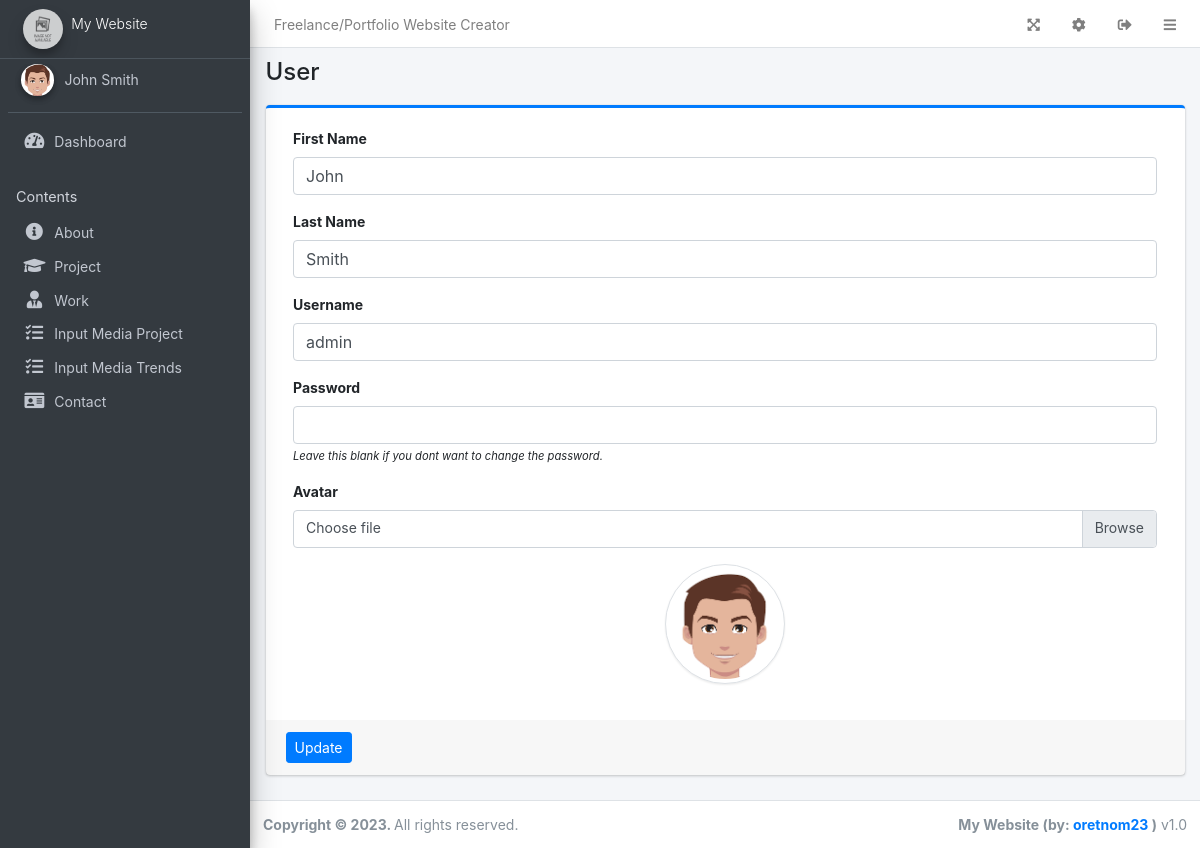
The app's page /admin/?page=user (signed in), older data.
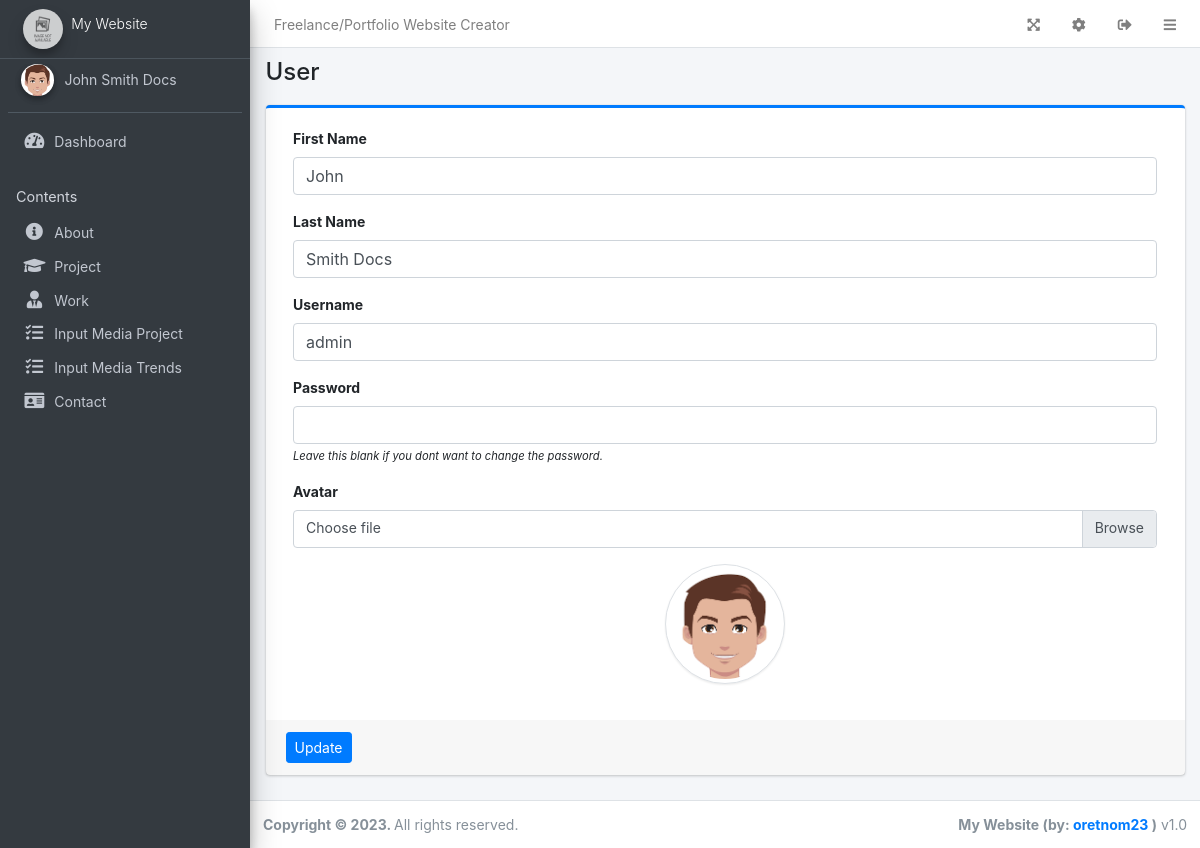
The same page, newer data.
### tables this page shows
CREATE TABLE `users` (
  `id` int(50) NOT NULL,
  `firstname` varchar(250) NOT NULL,
  `lastname` varchar(250) NOT NULL,
  `username` text NOT NULL,
  `password` text NOT NULL,
  `avatar` text,
  `last_login` datetime DEFAULT NULL,
  `date_added` datetime NOT NULL DEFAULT CURRENT_TIMESTAMP,
  `date_updated` datetime DEFAULT NULL ON UPDATE CURRENT_TIMESTAMP
);

### classes/DBConnection.php (called while the page is built, shortened)
<?php
class DBConnection{
    private $host = DB_SERVER;
    private $username = DB_USERNAME;
    private $password = DB_PASSWORD;
    private $database = DB_NAME;
    public $conn;
    public function __construct(){
        if (!isset($this->conn)) {
            $this->conn = new mysqli($this->host, $this->username, $this->password, $this->database);
        }
    }
}
?>

### classes/SystemSettings.php (called while the page is built, shortened)
<?php
class SystemSettings extends DBConnection{
	function userdata($field = ''){
		if(!empty($field)){
			if(isset($_SESSION['userdata'][$field]))
				return $_SESSION['userdata'][$field];
			else
				return null;
		}else{
			return false;
		}
	}
}
$_settings = new SystemSettings();
?>

### config.php (called while the page is built, shortened)
<?php
require_once('classes/DBConnection.php');
require_once('classes/SystemSettings.php');
function validate_image($file){
	if(!empty($file)){
		if(is_file(base_app.$file)){
			return base_url.$file;
		}else{
			return base_url.'dist/img/no-image-available.png';
		}
	}else{
		return base_url.'dist/img/no-image-available.png';
	}
}
?>

### admin/user/index.php (the view, shortened to what the changed rows need)
<?php
$user = $conn->query("SELECT * FROM users where id ='".$_settings->userdata('id')."'");
foreach($user->fetch_array() as $k =>$v){
	$meta[$k] = $v;
}
?>
<div class="card card-outline card-primary">
	<div class="card-body">
		<div class="container-fluid">
			<form action="" id="manage-user">
				<div class="form-group">
					<label for="name">First Name</label>
					<input type="text" name="firstname" id="firstname" class="form-control" value="<?php echo isset($meta['firstname']) ? $meta['firstname']: '' ?>" required>
				</div>
				<div class="form-group">
					<label for="name">Last Name</label>
					<input type="text" name="lastname" id="lastname" class="form-control" value="<?php echo isset($meta['lastname']) ? $meta['lastname']: '' ?>" required>
				</div>
				<div class="form-group">
					<label for="username">Username</label>
					<input type="text" name="username" id="username" class="form-control" value="<?php echo isset($meta['username']) ? $meta['username']: '' ?>" required  autocomplete="off">
				</div>
				<div class="form-group">
					<label for="password">Password</label>
					<input type="password" name="password" id="password" class="form-control" value="" autocomplete="off">
					<small><i>Leave this blank if you dont want to change the password.</i></small>
				</div>
				<div class="form-group">
					<label for="" class="control-label">Avatar</label>
					<div class="custom-file">
		              <label class="custom-file-label" for="customFile">Choose file</label>
		            </div>
				</div>
				<div class="form-group d-flex justify-content-center">
					<img src="<?php echo validate_image(isset($meta['avatar']) ? $meta['avatar'] :'') ?>" alt="" id="cimg" class="img-fluid img-thumbnail">
				</div>
			</form>
		</div>
	</div>
	<div class="card-footer">
			<div class="col-md-12">
				<div class="row">
					<button class="btn btn-sm btn-primary" form="manage-user">Update</button>
				</div>
			</div>
		</div>
</div>

### admin/inc/navigation.php (shortened to what the changed rows need)
<aside class="main-sidebar sidebar-dark-primary elevation-4">
  <div class="sidebar os-host os-theme-light os-host-overflow os-host-overflow-y os-host-resize-disabled os-host-transition os-host-scrollbar-horizontal-hidden">
    <div class="os-padding">
      <div class="os-viewport os-viewport-native-scrollbars-invisible" style="overflow-y: scroll;">
        <div class="os-content" style="padding: 0px 8px; height: 100%; width: 100%;">
          <div class="user-panel mt-3 pb-3 mb-3 d-flex">
            <div class="info">
              <a href="<?php echo base_url ?>admin/?page=user" class="d-block"><?php echo ucwords($_settings->userdata('firstname') . ' ' . $_settings->userdata('lastname')) ?></a>
            </div>
          </div>
        </div>
      </div>
    </div>
  </div>
</aside>

Row changes from the older to the newer data that the page shows:
changed users "John": lastname "Smith" → "Smith Docs"
Text that changed along with them:
text no longer shown: "John Smith"
text now shown: "John Smith Docs"
